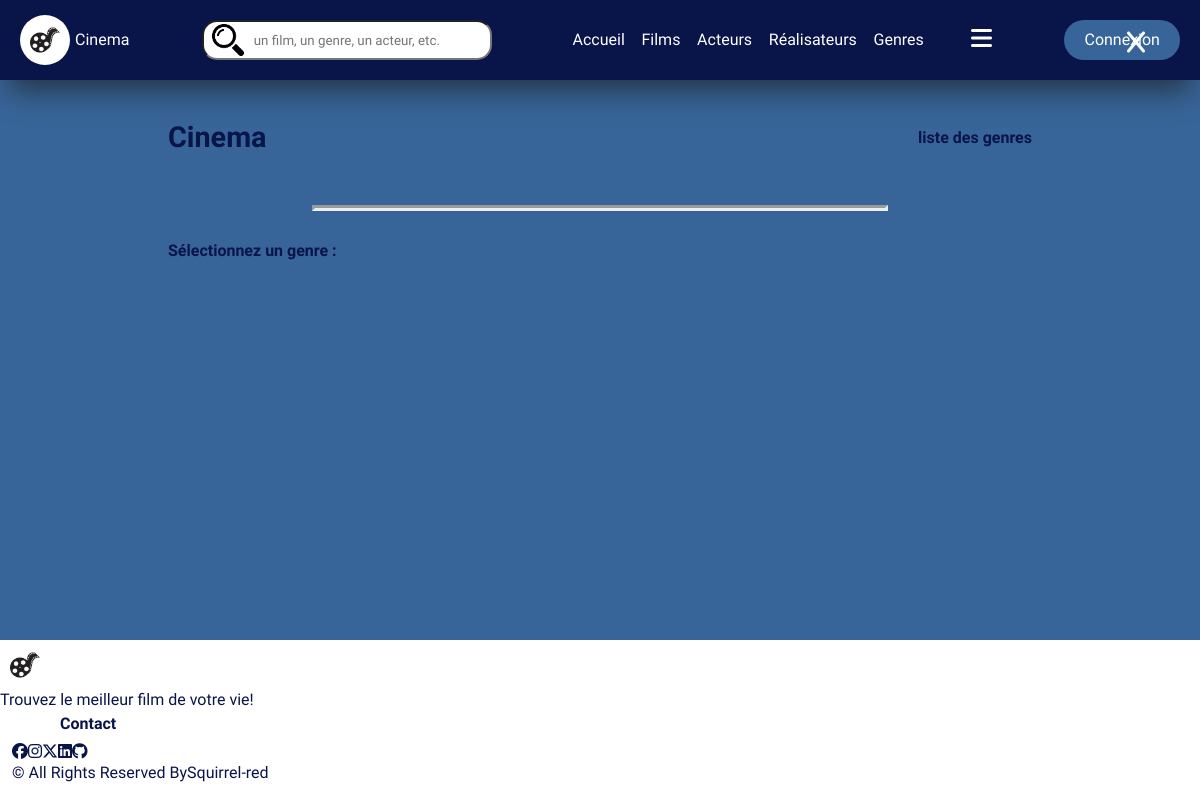
Page /index.php?action=listGenres on the earlier database version.
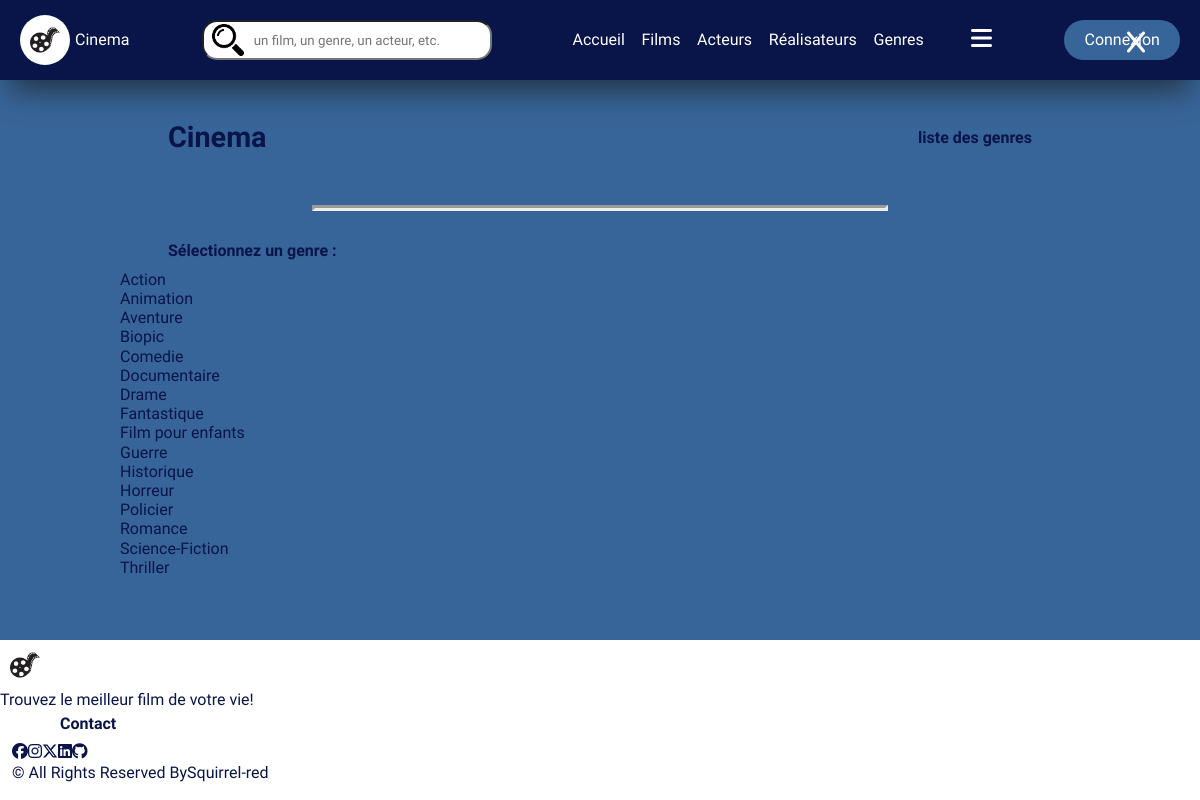
Same page on the later database version.
### tables this page shows
CREATE TABLE IF NOT EXISTS `genre` (
  `id_genre` int NOT NULL AUTO_INCREMENT,
  `nom_genre` varchar(50) DEFAULT NULL,
  PRIMARY KEY (`id_genre`)
);

### controller/GenresController.php (called while the page is built, shortened)
<?php
class GenresController {
  public function listGenres() {
    $pdo = Connect::seConnecter();
    $requeteGenres = $pdo->query("
    SELECT * FROM genre
    ORDER BY nom_genre
    ");
    require "view/listGenres.php";
  }
}

### view/listGenres.php (the view, shortened to what this page needs)
<?php ob_start();
$listGenres = $requeteGenres->fetchAll();
?>
<p class="subtitle">Sélectionnez un genre :</p>
<ul id="genres-list">
  <?php foreach($listGenres as $genre){ ?>
  <li class="genre-card">
    <a href="index.php?action=filmsGenre&id=<?= $genre["id_genre"] ?>">
      <?= $genre["nom_genre"]; ?>
    </a>
  </li>
  <?php } ?>
</ul>
<?php
require "templates/template.php";

Differences in the rows shown:
now on this page (row edited): genre: nom_genre "Action"
added genre: nom_genre "Animation"
added genre: nom_genre "Aventure"
now on this page (row edited): genre: nom_genre "Biopic"
now on this page (row edited): genre: nom_genre "Comedie"
added genre: nom_genre "Documentaire"
now on this page (row edited): genre: nom_genre "Drame"
now on this page (row edited): genre: nom_genre "Fantastique"
added genre: nom_genre "Film pour enfants"
added genre: nom_genre "Guerre"
added genre: nom_genre "Historique"
added genre: nom_genre "Horreur"
added genre: nom_genre "Policier"
added genre: nom_genre "Romance"
now on this page (row edited): genre: nom_genre "Science-Fiction"
added genre: nom_genre "Thriller"
